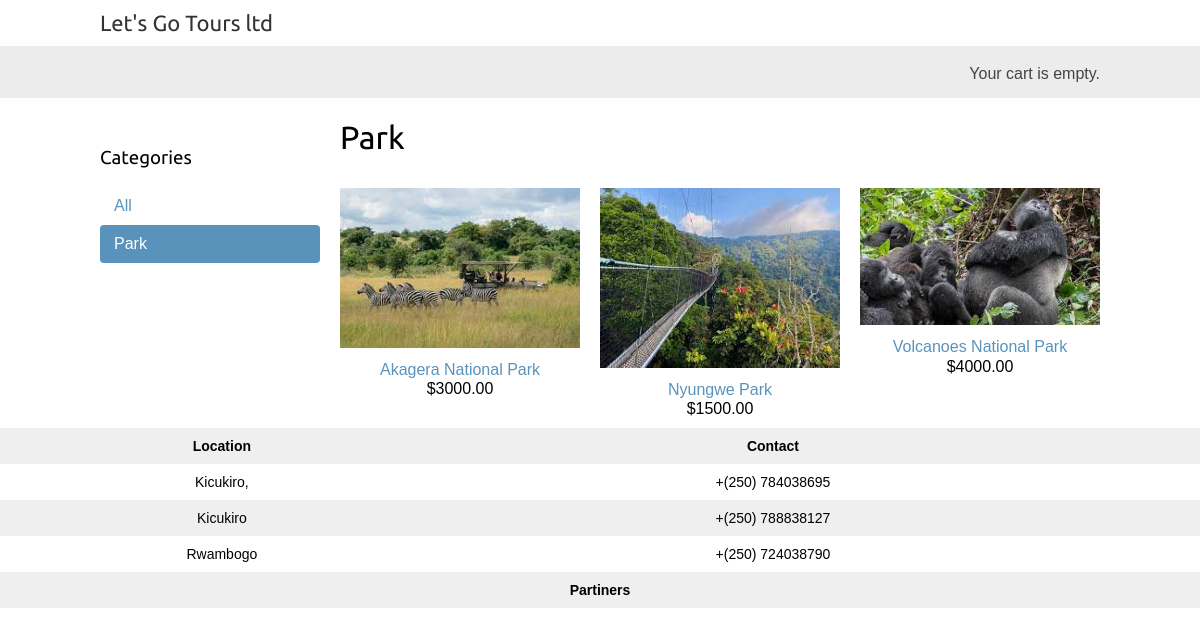
/park/, run on an earlier commit of the app's database.
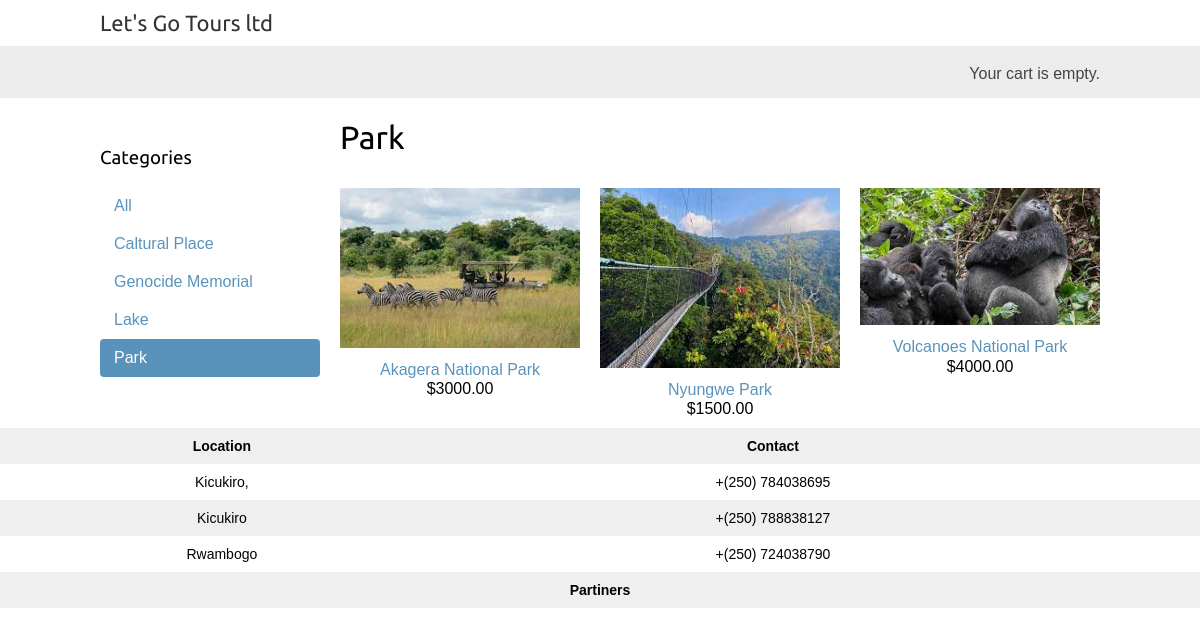
And on a later commit of the database.
### shop/models.py (models this page shows, shortened)
class Category(models.Model):
    name=models.CharField(max_length=200)
    slug=models.SlugField(max_length=200,
                          unique=True)
    class Meta:
        ordering=['name']
        indexes=[
            models.Index(fields=['name']),
        ]
        verbose_name='category'
        verbose_name_plural='categories'
    def get_absolute_url(self):
        return reverse('shop:product_list_by_category',
                       args=[self.slug])

class Product(models.Model):
    category=models.ForeignKey(Category,
                               related_name='products',
                               on_delete=models.CASCADE)
    name=models.CharField(max_length=200)
    slug=models.SlugField(max_length=200)
    image=models.ImageField(upload_to='product/%Y/%m/%d',
                            blank=True)
    description=models.TextField(blank=True)
    price=models.DecimalField(max_digits=10,
                              decimal_places=2)
    available=models.BooleanField(default=True)
    created=models.DateTimeField(auto_now_add=True)
    updated=models.DateTimeField(auto_now=True)
    class Meta:
        ordering=['name']
        indexes=[
            models.Index(fields=['id','slug']),
            models.Index(fields=['name']),
            models.Index(fields=['-created'])
        ]
    def get_absolute_url(self):
        return reverse('shop:product_detail',
                       args=[self.id,self.slug])

### shop/views.py (the view)
# urls.py: path('',views.product_list,name='product_list'),
def product_list(request,category_slug=None):
    category=None
    categories=Category.objects.all()
    products=Product.objects.filter(available=True)
    if category_slug:
        category=get_object_or_404(Category,
                                   slug=category_slug)
        products=products.filter(category=category)
    return render(request,
                  'shop/product/list.html',
                  {'category':category,
                   'categories':categories,
                   'products':products})

### cart/cart.py (called while the page is built)
    def __len__(self):
        return sum(item['quantity'] for item in self.cart.values())

### cart/context_processor.py (called while the page is built)
def cart(request):
    return{'cart': Cart(request)}

### shop/templates/shop/product/list.html (shortened to what this page needs)
{% extends "shop/base.html" %}
{% load static %}
{% block content %}
 <div id="sidebar">
 <h3>Categories</h3>
 <ul>
 <li {% if not category %}class="selected"{% endif %}>
 <a href="{% url "shop:product_list" %}">All</a>
 </li>
 {% for c in categories %}
 <li {% if category.slug == c.slug %}class="selected"
 {% endif %}>
 <a href="{{ c.get_absolute_url }}">{{ c.name }}</a>
 </li>
 {% endfor %}
 </ul>
 </div>
 <div id="main" class="product-list">
 <h1>{% if category %}{{ category.name }}{% else %}Available Places to visit
 {% endif %}</h1>
 {% for product in products %}
 <div class="item">
 <a href="{{ product.get_absolute_url }}">
 <img src="{% if product.image %}{{ product.image.url }}{% else %}{% static "img/no_image.png" %}{% endif %}">
 </a>
 <a href="{{ product.get_absolute_url }}">{{ product.name }}</a>
 <br>
 ${{ product.price }}
 </div>
 {% endfor %}
 </div>
{% endblock %}

What changed in the data, as far as the page shows it:
added Category: name "Caltural Place"
added Category: name "Genocide Memorial"
added Category: name "Lake"
